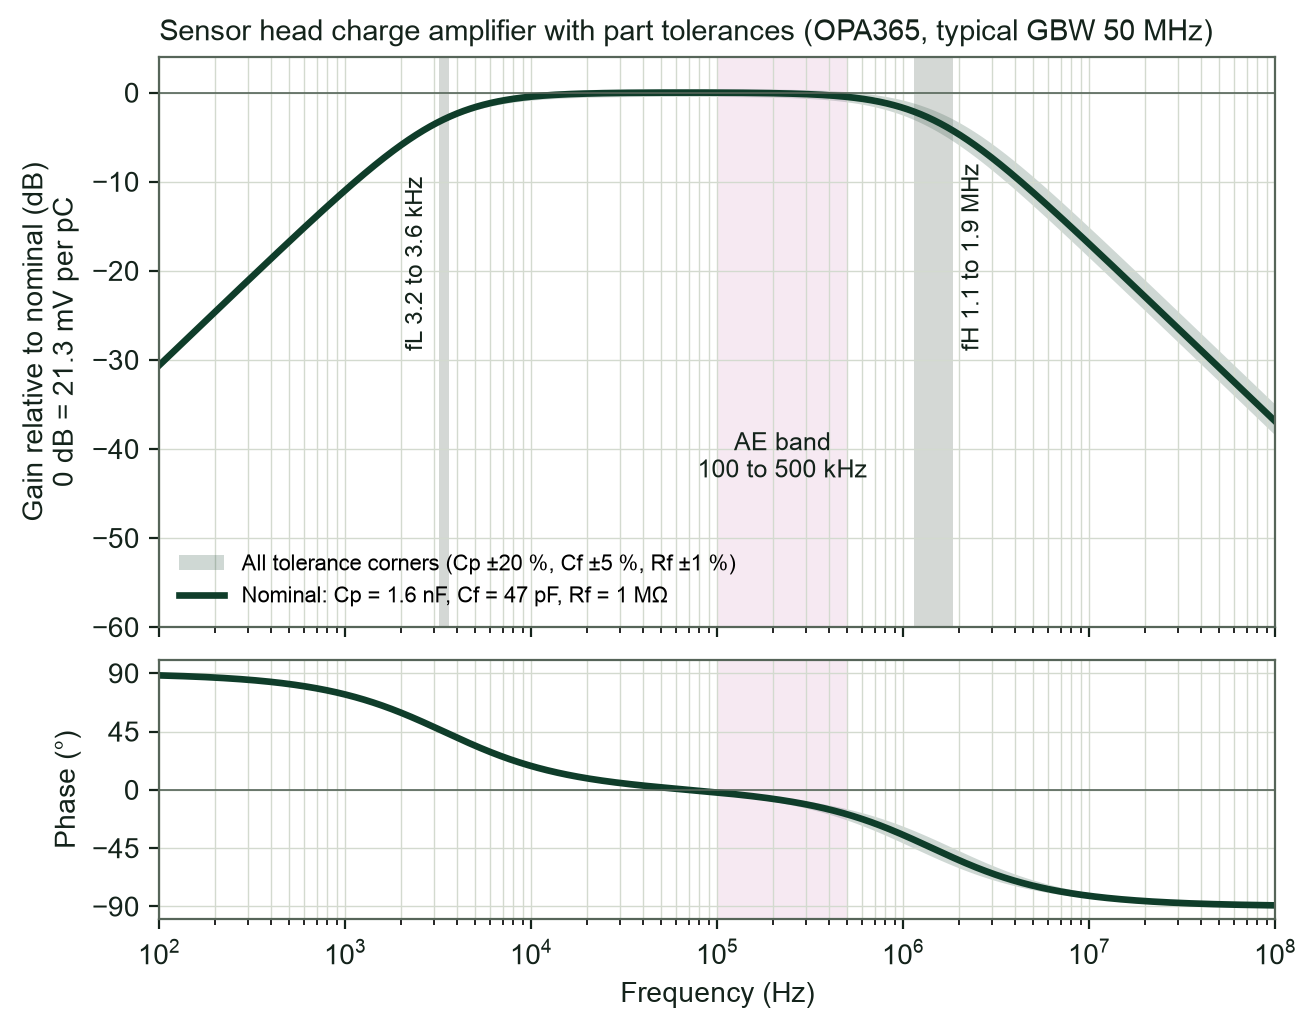

This chart was generated by the following Python code:
"""Bode plot of the sensor head charge amplifier (exact model with a one-pole OPA365) -> head_bode.svg / .png"""
import numpy as np, matplotlib
matplotlib.use('Agg')
import matplotlib.pyplot as plt
matplotlib.rcParams['svg.fonttype'] = 'none'          # keep text editable in slides
matplotlib.rcParams['font.family'] = ['Arial', 'Helvetica', 'DejaVu Sans']
Rf, Cf, GBW = 1e6, 47e-12, 50e6
f = np.logspace(2, 8, 2000); s = 1j * 2 * np.pi * f; wt = 2 * np.pi * GBW
def H(Cp):
    Zf = Rf / (1 + s * Rf * Cf)
    h = -s * Zf / (1 + s * (1 + s * Cp * Zf) / wt)        # v_o / Q, volts per coulomb
    return h * (-Cf)                                       # normalised: 1 = ideal mid-band gain (1/Cf)
def f3(Cp):
    return GBW / (1 + Cp / Cf)
ink, accent, cu, mut = '#14231b', '#0f3d2a', '#b8861b', '#566559'
fig, (a1, a2) = plt.subplots(2, 1, figsize=(7.2, 5.6), sharex=True, gridspec_kw={'height_ratios': [2.2, 1], 'hspace': 0.08})
import itertools
CP = 1.6e-9
def Hx(Cp, cf, rf):
    Zf = rf / (1 + s * rf * cf)
    return (-s * Zf / (1 + s * (1 + s * Cp * Zf) / wt)) * (-Cf)      # relative to the nominal 1/Cf
combos = [Hx(CP * a, Cf * b, Rf * c) for a, b, c in itertools.product((0.8, 1, 1.2), (0.95, 1, 1.05), (0.99, 1, 1.01))]
mags = np.array([20 * np.log10(abs(h)) for h in combos]); phs = np.array([np.degrees(np.angle(h)) for h in combos])
a1.fill_between(f, mags.min(0), mags.max(0), color=accent, alpha=0.20, lw=0, label='All tolerance corners (Cp ±20 %, Cf ±5 %, Rf ±1 %)')
a1.semilogx(f, 20 * np.log10(abs(Hx(CP, Cf, Rf))), color=accent, lw=2.4, label='Nominal: Cp = 1.6 nF, Cf = 47 pF, Rf = 1 MΩ')
a2.fill_between(f, phs.min(0), phs.max(0), color=accent, alpha=0.20, lw=0)
a1.axvspan(100e3, 500e3, color='#d89cc8', alpha=0.22, lw=0); a2.axvspan(100e3, 500e3, color='#d89cc8', alpha=0.22, lw=0)
a1.text(224e3, -44, 'AE band\n100 to 500 kHz', ha='center', va='bottom', fontsize=9, color=ink)
fl = [1 / (2 * np.pi * Rf * c * Cf * r) for c in (0.95, 1.05) for r in (0.99, 1.01)]
fh = [GBW / (1 + CP * a / (Cf * b)) for a in (0.8, 1.2) for b in (0.95, 1.05)]
a1.axvspan(min(fl), max(fl), color=mut, alpha=0.25, lw=0); a1.axvspan(min(fh), max(fh), color=mut, alpha=0.25, lw=0)
a1.text(min(fl) * 0.86, -29, 'fL %.1f to %.1f kHz' % (min(fl) / 1e3, max(fl) / 1e3), fontsize=8.5, color=ink, rotation=90, va='bottom', ha='right')
a1.text(max(fh) * 1.1, -29, 'fH %.1f to %.1f MHz' % (min(fh) / 1e6, max(fh) / 1e6), fontsize=8.5, color=ink, rotation=90, va='bottom')
print('fL %.2f-%.2f kHz, fH %.2f-%.2f MHz' % (min(fl) / 1e3, max(fl) / 1e3, min(fh) / 1e6, max(fh) / 1e6))
for fq in (250e3, 500e3):
    i = np.argmin(abs(f - fq)); print('%.0f kHz: gain %.2f to %.2f dB re nominal, nominal %.2f dB' % (fq / 1e3, mags[:, i].min(), mags[:, i].max(), 20 * np.log10(abs(Hx(CP, Cf, Rf)[i]))))
a1.axhline(0, color=mut, lw=0.6); a1.set_ylim(-60, 4)
a1.set_ylabel('Gain relative to nominal (dB)\n0 dB = 21.3 mV per pC', color=ink)
a1.legend(loc='lower left', fontsize=8, frameon=False)
a2.semilogx(f, np.degrees(np.angle(Hx(CP, Cf, Rf))), color=accent, lw=2.4)
a2.axhline(0, color=mut, lw=0.6); a2.set_ylim(-100, 100); a2.set_yticks([-90, -45, 0, 45, 90])
a2.set_ylabel('Phase (°)', color=ink); a2.set_xlabel('Frequency (Hz)', color=ink); a2.set_xlim(1e2, 1e8)
for a in (a1, a2):
    a.grid(True, which='both', color='#d3dacf', lw=0.5); a.tick_params(colors=ink)
    for sp in a.spines.values(): sp.set_color(mut)
a1.set_title('Sensor head charge amplifier with part tolerances (OPA365, typical GBW 50 MHz)', fontsize=10.5, color=ink, loc='left')
fig.savefig('head_bode.svg', bbox_inches='tight'); fig.savefig('head_bode.png', dpi=200, bbox_inches='tight')
